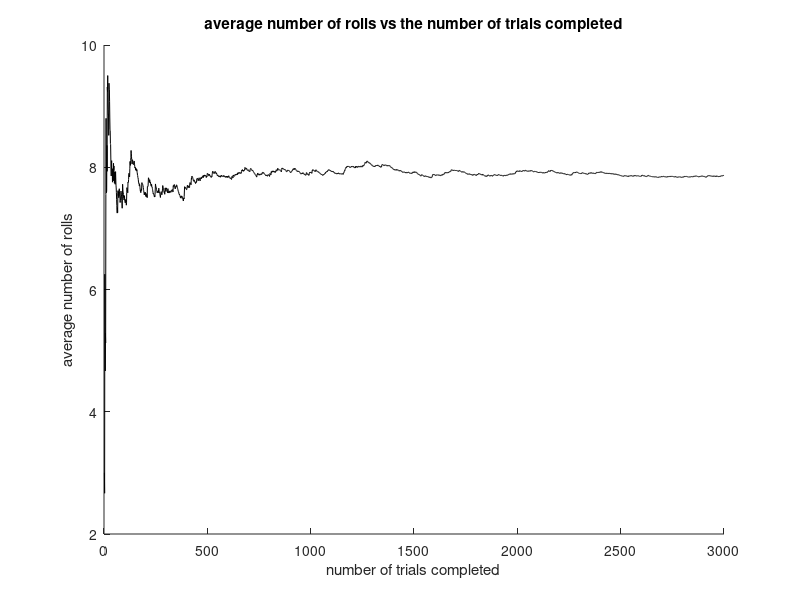

Write MATLAB code to recreate this figure. (Note: this script raises an error after producing the figure.)
%% CS310 Fall 2015 Homework Assignment 3
% * Name: Yizhe Qu
% * Team Lab: 304
% * Due Date: Friday, November 6 by 11:59 pm

%% Problem 1: Rolling Dice
%1.a
doneRoll = 0;
countRoll = 0;
while doneRoll == 0
    countRoll = countRoll + 1;
   if randperm(8,1) == randperm(8,1)
       doneRoll = 1;
   end
end
disp(['It takes ', num2str(countRoll),' times to roll two eight-sided dice until both dice have the same number on top.']);
%1.b
numRoll = 0;
xRollData = [];
yRollData = [];
for i = 1:1:3000
    doneRoll2 = 0;
    countRoll2 = 0;
    while doneRoll2 == 0
        countRoll2 = countRoll2 + 1;
        if randperm(8,1) == randperm(8,1)
            doneRoll2 = 1;
            numRoll = numRoll + countRoll2;
            xRollData = [xRollData i];
            yRollData = [yRollData numRoll/i];
        end
    end
end
avgRoll = numRoll / 3000;
disp(['the average number of rolls needed before both dice have the same number on top is ',num2str(avgRoll)])
%1.c
hold on
plot(xRollData,yRollData,'k-')
title('average number of rolls vs the number of trials completed')
xlabel('number of trials completed')
ylabel('average number of rolls')
hold off

%% Problem 2: Image Filters
clear
  
% The menu of choices to display to the user
options = [ 'Menu options:'; ...
            '1) new image '; ...
            '2) original  '; ...
            '3) negative  '; ...
            '4) sharpen   '; ...
            '5) posterize '; ...
            '6) blur      '; ...
            '7) mirror    ';]

% Read in the digital image file lincoln.jpg, set the current image, 
% and display the image
filename = 'lincoln.jpg';
image = imread(filename, 'jpg');
imshow(image)
  
% Repeatedly present the user with the menu of choices, prompt the user for 
% a choice, and perform the desired actions until the user enters 0 to quit
choice = 1;
while choice ~= 0
  
    disp(options)    
    choice = input('Enter choice (or 0 to quit): ');
  
  
%=========================================================================
% TO DO: 
%   Add code to the if-elseif-else statement below to implement options 
%   1, 2, 4, 5, and 6 (and 7 if you are doing the extra credit)  
%=========================================================================
    % Option 0: quit
    if choice == 0
        disp('goodbye')
    % Option 1: prompts the user to enter the name of jpg image file, reads in the file 
    % and makes the image the new current image, and displays the new current image
    elseif choice == 1
        filename = input('Enter the name of jpg image file: ');
        image = imread(filename, 'jpg');
        imshow(image)
    % Option 2: displays the current image in its original (un-filtered) state
    elseif choice == 2
        image = imread(filename, 'jpg');
        imshow(image) 
    % Option 3: apply the negative filter and display the resulting image
    elseif choice == 3
        newimage = negative(image);
        imshow(newimage) 
    % Option 4: apply the sharpen filter and display the resulting image
    elseif choice == 4
        newimage = sharpen(image);
        imshow(newimage)
    % Option 5: apply the posterize filter and display the resulting image
    elseif choice == 5
        newimage = posterize(image);
        imshow(newimage)
    % Option 6: apply the blur filter and display the resulting image
    elseif choice == 6
        newimage = blur(image);
        imshow(newimage)
    % Option 7: apply the mirror filter and display the resulting image
    elseif choice == 7
        newimage = mirror(image);
        imshow(newimage)
    % Anything that is not one of the choices above is considered invalid
    else
        disp('invalid choice')
    end
    
end    
    